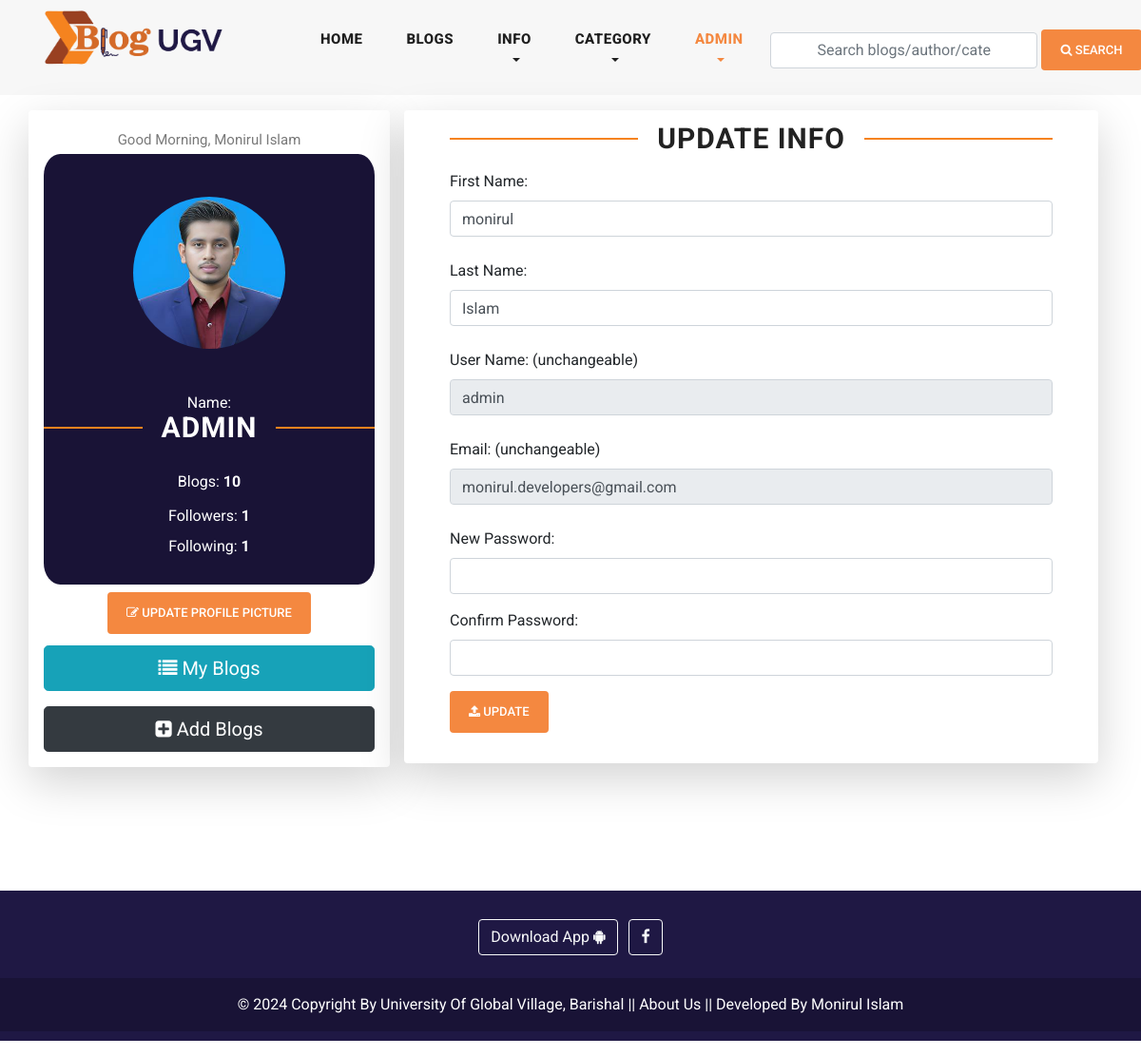
The page /profile/ (signed in) on the database as committed earlier.
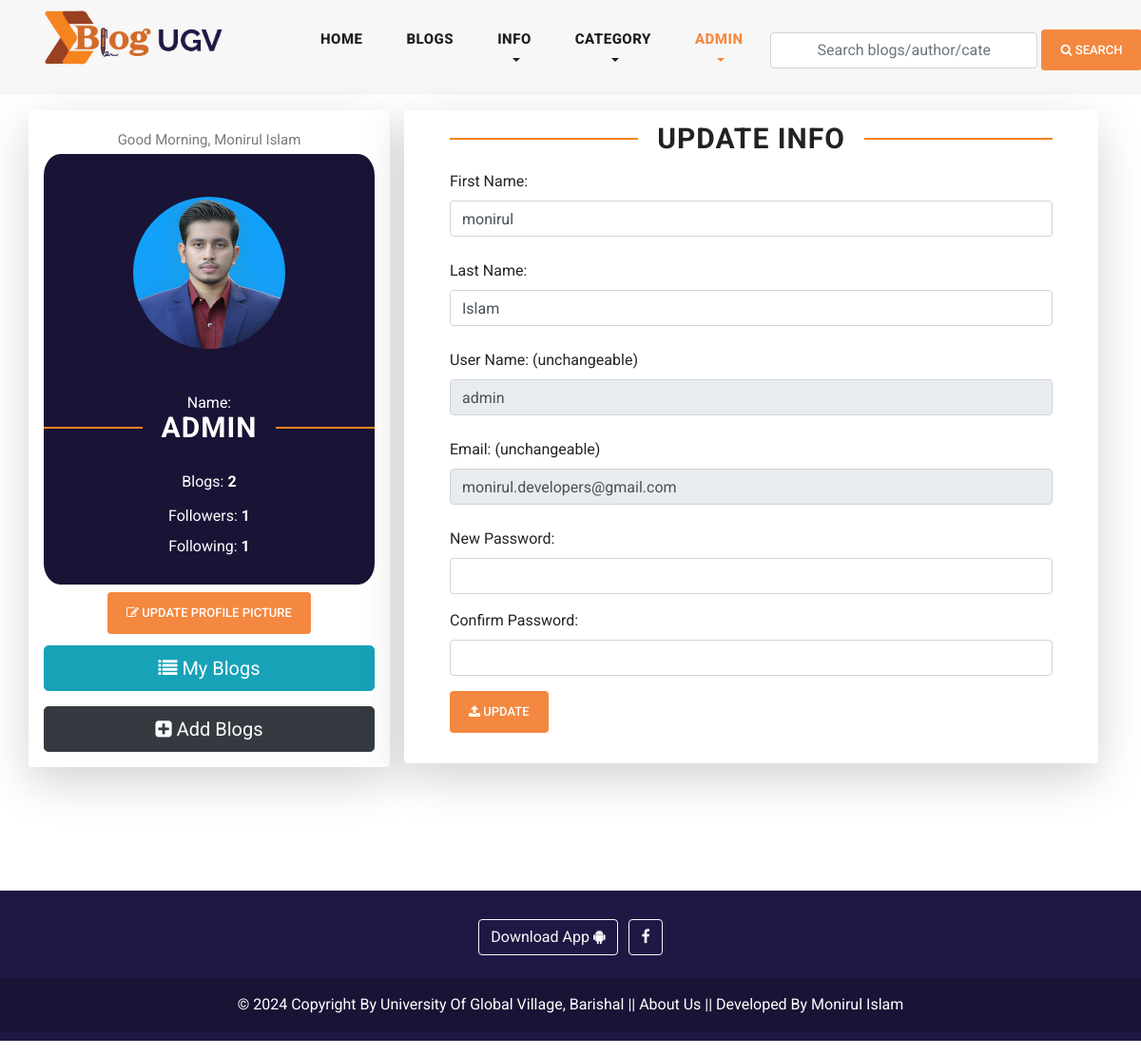
The same page on the database as committed later.
### user_profile/models.py (models this page shows, shortened)
class User(AbstractUser):
    email = models.EmailField(
        max_length = 150,
        unique = True,
        error_messages={
            'unique':"The email must be unique for create ",
        }
    )
    profile_image = models.ImageField(
        null = True,
        blank = True,
        upload_to=UploadToPath('users_images'),
    )
    followers = models.ManyToManyField("Follow")
    REQUIRED_FIELDS = ["email"]
    objects = CustomUserManager()
    def get_profile_picture(self):
        url=""
        try:
            url = self.profile_image.url
        except:
            url = ""
        return url

### user_profile/views.py (the view)
# urls.py: path('profile/',profile,name='profile'),
@login_required(login_url='login')
def profile(request):
    greeting = get_greeting()
    account = get_object_or_404(User, pk=request.user.pk)
    if request.method == "POST":
        if request.user.pk != account.pk:
            return redirect('home')
        form = UserProfileUpdateForm(request.POST, instance=account)
        form.fields['username'].disabled = True
        form.fields['email'].disabled = True
        if form.is_valid():
            account.first_name = form.cleaned_data['first_name']
            account.last_name = form.cleaned_data['last_name']
            new_password = form.cleaned_data.get('new_password')
            if new_password:
                account.set_password(new_password)
            account.save()
            messages.success(request, "Profile has been updated successfully")
            return redirect('profile')
        else:
            print(form.errors)
    else:
        form = UserProfileUpdateForm(instance=account)
        form.fields['username'].disabled = True
        form.fields['email'].disabled = True
    context = {
        "account": account,
        "form": form,
        "greeting": greeting,
    }
    return render(request, 'profile.html', context)

### user_profile/forms.py (shortened to what this page needs)
class UserProfileUpdateForm(forms.ModelForm):
    new_password = forms.CharField(widget=forms.PasswordInput(), required=False)
    confirm_password = forms.CharField(widget=forms.PasswordInput(), required=False)
    class Meta:
        model = User
        fields = ("first_name", "last_name", "username", "email", "new_password", "confirm_password")

### blog/context_processors.py (called while the page is built)
def get_all_categories(request):
    categories = Category.objects.all()[:20]
    category_counts = []
    for category in categories:
        blog_count = Blog.objects.filter(category=category).count()
        if blog_count > 0:  # Only include non-empty categories
            category_counts.append({'category': category, 'blog_count': blog_count})
    context = {
        "categories":categories,
        "category_counts": category_counts,
    }
    return context

def site_info(request):
    site = Site.objects.all()
    context = {
        "site":site,
    }
    return context

def ugv_ads(request):
    latest_ad = Ugv_Ad.objects.all()
    context =  {
        'latest_ad': latest_ad,
    }
    return context

### blog/templates/profile.html (shortened to what the changed rows need)
{% extends 'base.html' %}
{% load static %}
{% block content %}
<div class="profile">
    <div class="container">
        <div class="row py-3">
            <div class="col-md-4 shadow-lg p-3 mb-5  rounded ">
                <p class="text-center" style="text-transform: capitalize;">{{ greeting }}, {{user.first_name}} {{user.last_name}}</p>
                <div class="text-center view-profile  ">
                    <img id="account_img" class="rounded rounded-circle profile-picture" src="{{request.user.get_profile_picture}}" alt="">
                    <div class="sidebar-heading seven">
                         Name:
                        <h2 style="color: white; font-weight: bold;">{{account.username}}</h2>
                      </div>
                    <ul class="text-center py-1 ">
                        <li class="py-2">
                            <span>Blogs: <strong>{{account.user_blogs.count}}</strong></span>
                        </li>
                        <li class="py-1">
                            <span>Followers: <strong>{{account.user_followers.count}}</strong></span>
                        </li>
                        <li class="py-1">
                            <span>Following: <strong>{{account.user_follows.count}}</strong></span>
                        </li>
                    </ul>
                </div>
                <div class="text-center pt-2 pb-1">
                    <button type="button" class="btn btn-primary" data-toggle="modal" data-target="#exampleModal">
                    </button>
                </div>
                <ul class="list-group text-center mt-2">
                    <a href="{% url 'my_blogs' %}" class="btn btn-info btn-lg  mb-3 " role="button" aria-pressed="true"><i class="fa fa-list"></i> My Blogs</a>
                    <a href="{% url 'add_blog' %}" class="btn btn-dark btn-lg " role="button" aria-pressed="true"><i class="fa fa-plus-square"></i> Add Blogs</a>
                </ul>
            </div>
            <div class="col-md-8  " >
                  <form class="px-5  shadow-lg p-3 mb-5 bg-white rounded  " action="{% url 'profile' %}" method="POST">
                    <div class="sidebar-heading seven">
                        <h2 style="font-weight: bold;">Update Info </h2>
                      </div>
                    <div class="form-group">
                        <label for="first_name">First Name:</label>
                        <input id="first_name" class="form-control" name="first_name" type="text" value="{{account.first_name}}" autocomplete="nope">
                        <p class="py-1 text-danger errors">{{form.first_name.errors}}</p>
                    </div>
                    <div class="form-group">
                        <label for="last_name">Last Name:</label>
                        <input id="last_name" class="form-control" name="last_name" type="text" value="{{account.last_name}}">
                        <p class="py-1 text-danger errors">{{form.last_name.errors}}</p>
                    </div>
                    <div class="form-group">
                        <label for="username">User Name: (unchangeable)</label>
                        <input id="username" class="form-control" name="username" type="text" value="{{account.username}}" autocomplete="nope" readonly>
                        <p class="py-1 text-danger errors">{{form.username.errors}}</p>
                    </div>
                    <div class="form-group">
                        <label for="email">Email: (unchangeable)</label>
                        <input id="email" class="form-control" name="email" type="email" value="{{account.email}}" autocomplete="nope" readonly>
                        <p class="py-1 text-danger errors">{{form.email.errors}}</p>
                    </div>
                </form>
            </div>
        </div>
    </div>
</div>
{% endblock content %}

### blog/templates/header.html (shortened to what this page needs)
{% load static %}
<header class="">
    <nav class="navbar navbar-expand-lg">
        <div class="container">
            {% for site_instance in site %}
            <a class="navbar-brand" href="{% url 'home'  %}"><img style="width: 250px; height: 75px;" src="{{site_instance.header_logo.url}}" alt=""></a>
            {% endfor %}
        <div class="collapse navbar-collapse" id="navbarResponsive">
            <ul class="navbar-nav ml-auto">
            <li class="nav-item {% if request.path == '/' %}active{% endif %}">
                <a class="nav-link" href="{% url 'home' %}">Home
                </a>
            </li>
            <li class="nav-item {% if request.path == '/blogs/' %}active{% endif %}">
                <a class="nav-link" href="{% url 'blogs' %}">Blogs</a>
            </li>
            <li class="nav-item dropdown {% if '/top-bloggers/' in request.path %}active {% elif '/about/' in request.path %} active {% elif '/contact/' in request.path %} active {% endif %}  ">
                <a class="nav-link dropdown-toggle" href="#" id="navbarDropdown" role="button" data-toggle="dropdown" aria-haspopup="true" aria-expanded="false">
                  Info
                </a>
            </li>
            <li class="nav-item dropdown {% if '/category_blogs/' in request.path %} active {% endif %}">
                <a class="nav-link dropdown-toggle" href="#" id="navbarDropdown" role="button" data-toggle="dropdown" aria-haspopup="true" aria-expanded="false">
                  Category
                </a>
            </li>
            <li>
                {% if request.user.is_authenticated %}
                <li class="nav-item dropdown {% if '/profile/' in request.path %}active {% elif '/user_notifications/' in request.path %}active {% elif '/wishlist/' in request.path %}active {% elif '/line_chart/' in request.path %}active {% endif %} ">
                    <a class="nav-link dropdown-toggle" href="#" id="navbarDropdown" role="button" data-toggle="dropdown" aria-haspopup="true" aria-expanded="false">
                      {% if request.user.username %}
                      {{request.user.username}}
                      {% endif %}
                    </a>
                </li>
                {% else %}
                <li class="nav-item
                {% if request.path == '/login/' %}active{% endif %}">
                    <a class="nav-link" href="{% url 'login' %}">LOGIN</a>
                </li>
                {% endif %}
            </li>
            </ul>
            <form class="form-inline d-flex flex-nowrap my-2 ml-auto search_form" action="{% url 'search_blogs' %}" method="GET" >
                <input class="form-control px-5" name="search" type="text" placeholder="Search blogs/author/category/tags "  required>
                <button class="btn btn-primary ml-1"><i class="fa fa-search"></i> Search</button>
            </form>
        </div>
        </div>
    </nav>
</header>

Rows that differ between the two databases and show on the page:
changed User "ADMIN": user_blogs.count "10" → "2"
